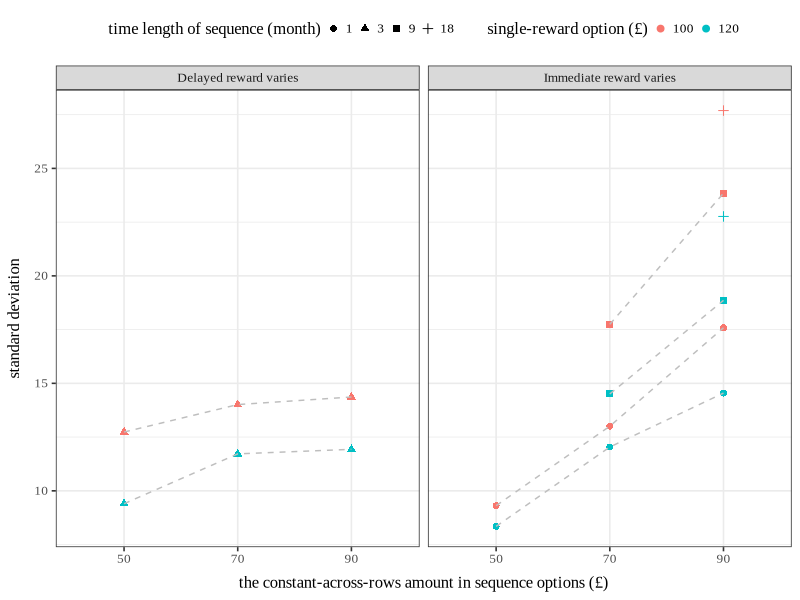
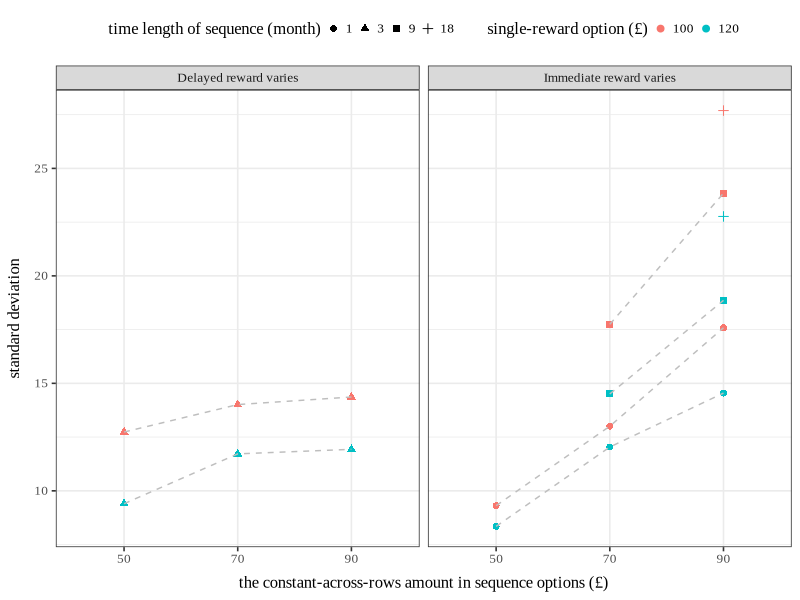

R code for these plots, in order:

library(readxl)
library(tidyverse)
library(stringr)
library(lme4)
#library(optimx)


options(digits = 3)

# ----------------------------------
#         Useful Functions
# ----------------------------------

coef_confint <- function(model, coef_name = NULL, conf_level = 0.95){
  
  critical <- qnorm((1 + conf_level) / 2)
  
  if(is.null(coef_name)){
    coef_est <- summary(model)[,"Estimate"]
    se <- summary(model)$coef[, "Std. Error"]
    p_value <- summary(model)$coef[, "Pr(>|z|)"]
  }else{
    coef_est <- summary(model)$coef[coef_name,"Estimate"]
    se <- summary(model)$coef[coef_name, "Std. Error"]
    p_value <- summary(model)$coef[coef_name, "Pr(>|z|)"]
  }

  conf_int <- data.frame(coef = coef_est,
                         bse = se,
                         p_value = p_value) %>%
              mutate(lower_bound = coef - critical*bse,
                     upper_bound = coef + critical*bse
                     )
  
  print(paste0('Confidence level:',conf_level))
  return(conf_int)
}

ara_solver <- function(x_risk,x_safe){
  
  a <- seq(0.001,0.2,by=0.001)
  u_risk <- 1-exp(-a*x_risk)
  u_safe <- 1-exp(-a*x_safe)
  diff <- abs(0.5*u_risk - u_safe)
  
  a[which.min(diff)]
}

# ----------------------------------
#         Load Data
# ----------------------------------
# choice data(N=160)
# Each choice is between option A and option B(labelled by 1 and 2) 
df_raw <- read_excel("experiment.1.data.xlsx",sheet = 1)[-1,]

df_raw$duration <- as.numeric(df_raw$`Duration (in seconds)`)
df_raw$prolific_id <- df_raw$PROLIFIC_PID

# Loop and Merge design for intertemporal choices 
lm_design <- read_excel("experiment.1.data.xlsx",sheet = 2)

# design for risky choices
risky_design <- read_excel("experiment.1.data.xlsx",sheet = 3)

# Filter data by attention check
# People should choose option B in Q7, and option A in Q8, and spend >3min 
cols <- colnames(df_raw)[29:249]
cols_attention_check_1 <- cols[grep("Q7", cols)]
cols_attention_check_2 <- cols[grep("Q8", cols)]

df_filtered <- df_raw %>% 
          select(c('prolific_id','duration',cols)) %>%
          mutate_at(vars(cols),as.numeric)%>%
          filter(if_all(cols_attention_check_1, ~ . == 2)) %>% 
          filter(if_all(cols_attention_check_2, ~ . == 1)) %>%
          filter(duration >180) %>%
          select(-c(cols_attention_check_1,cols_attention_check_2))

# 157 of the 160 participants pass attention check 
nrow(df_filtered)


# ----------------------------------
#   Characterize Utility Function
# ----------------------------------

# Gather data to make each choice occupy a row
df_choice <- df_filtered %>% 
  mutate(pid = factor(1:nrow(df_filtered))) %>%
  gather(key = 'question', value = 'choice', -c(pid, prolific_id,duration))


# Split choice data into intertemporal choices and risky choices
# risky choices: Q10, Q11, Q12
risky_cols <- cols[grep("Q10|Q11|Q12", cols)]

df_risky_choice <- df_choice %>%
  filter(question %in% risky_cols) %>%
  mutate(row_id = str_extract(question, "(?<=_)(\\d+)$"),
         q_id = str_extract(question, "(?<=Q)\\d+")) %>%
  mutate_at(vars(c(q_id,row_id)),as.numeric) %>% 
  group_by(prolific_id,pid,q_id,choice) %>%
  summarise(row_id = ifelse(unique(choice) == 1,max(row_id),min(row_id)))%>%
  left_join(risky_design) %>%
  group_by(prolific_id,pid,risk_amount) %>%
  summarise(safe_amount = mean(safe_amount))

ra_est <- df_risky_choice %>% 
  mutate(implied_rra = log(0.5,base = safe_amount/risk_amount),
         implied_ara = mapply(ara_solver,risk_amount/10,safe_amount/10))

# RRA yields smaller variance than ARA
ra_est %>% group_by(risk_amount) %>%
  summarise(rra_mean = mean(implied_rra),
            rra_sd = sd(implied_rra),
            ara_mean = mean(implied_ara)*10,
            ara_sd = sd(implied_ara)*10
            )

# mean rra: 0.749
crra <- mean(ra_est$implied_rra)


# ----------------------------------
#      Descriptive Analysis
# ----------------------------------

# intertemporal choices: Q5 (Immed_Rw_Vary), Q6 (Delayed_Rw_Vary)
df_time_choice <- df_choice %>%
  filter(!question %in% risky_cols) %>%
  mutate(q_id = str_extract(question, "\\d+(?=_)"),
         cond_id = str_extract(question, "(?<=Q)\\d+"),
         row_id = str_extract(question, "(?<=_)(\\d+)$")) %>%
  mutate_at(vars(c(q_id,cond_id,row_id)),as.numeric) %>%
  mutate(choice = choice -1,
         cond = ifelse(cond_id==5,'Delayed_Rw_Vary','Immed_Rw_Vary'))%>%
  left_join(lm_design, by = c('cond','q_id')) %>%
  mutate(b_vary_rw = row_id,
         b_fixed_rw = b_fixed_rw *0.1,
         a_rw = a_rw *0.1) %>%
  select(-c(q_id,cond_id,row_id,question))


# plot the variance of choice for each question
df_time_equiv <- df_time_choice %>%
  group_by(prolific_id,pid,cond,a_rw,b_fixed_rw,b_delay,choice) %>%
  summarise(b_vary_rw = ifelse(unique(choice) == 0,max(b_vary_rw),min(b_vary_rw)))%>%
  group_by(prolific_id,pid,cond,a_rw,b_fixed_rw,b_delay) %>%
  summarise(b_vary_rw = mean(b_vary_rw))


sum_time_equiv <- df_time_equiv %>% 
  mutate(a_rw = a_rw*10,
         b_fixed_rw = b_fixed_rw*10,
         b_vary_rw = b_vary_rw*10) %>%
  group_by(cond,a_rw,b_fixed_rw,b_delay) %>%
  summarise(mean_vary_rw = mean(b_vary_rw),
            std_vary_rw = sd(b_vary_rw))

ggplot(data=sum_time_equiv,
       aes(x=factor(b_fixed_rw),
           y=std_vary_rw))+
  geom_point(aes(shape= factor(b_delay),
                 color= factor(a_rw)),
             size = 2)+
  geom_line(aes(group = interaction(b_delay, a_rw)),
            linetype = 'dashed', color = 'grey') +
  facet_wrap(~cond,
             labeller = as_labeller(
               c('Immed_Rw_Vary' = 'Immediate reward varies',
                 'Delayed_Rw_Vary' = 'Delayed reward varies')))+
  labs(x = 'the constant-across-rows amount in sequence options (£)',
       y = 'standard deviation') +
  scale_shape_discrete(name = "time length of sequence (month)") +
  scale_color_discrete(name = "single-reward option (£)") +
  theme_bw(12)+
  theme(
    legend.position = 'top',
    #legend.box = "vertical",
    #legend.spacing.y = unit(-0.2, "cm"),
    legend.key.width = unit(0, "cm"),
    axis.title.x = element_text(margin = margin(t = 8)),
    axis.title.y = element_text(margin = margin(r = 8)),
    text = element_text(family = "Times New Roman")
  )

ggsave('./figures/fig_switch_sd.png',device = 'png',width = 18, height = 9, units = 'cm')



# construct datasets for regression
df_time_immed <- df_time_choice[df_time_choice$cond == 'Immed_Rw_Vary',]
df_time_delayed <- df_time_choice[df_time_choice$cond == 'Delayed_Rw_Vary',]

# ----------------------------------
#       Baseline Model
# ----------------------------------
# Logitstic Regression:Immed_Rw_Vary

formula1 <- as.formula("choice ~ a_rw + b_vary_rw*factor(b_fixed_rw) + 
                b_vary_rw*factor(b_delay) + factor(pid)")

logit1 <- glm(formula1, 
            data = df_time_immed, 
            family = binomial(link='logit'))

coef_name1 <- names(logit1$coefficients)[-grep('pid',names(logit1$coefficients))]

fe_logit1 <- coef_confint(logit1,coef_name = coef_name1)

df_time_immed$pred_logit <- predict(logit1,type='response')

# Logitstic Regression:Delayed_Rw_Vary

formula2 <- as.formula("choice ~ a_rw + b_vary_rw*factor(b_fixed_rw) + factor(pid)")

logit2 <- glm(formula2, 
              data = df_time_delayed, 
              family = binomial(link='logit'))

coef_name2 <- names(logit2$coefficients)[-grep('pid',names(logit2$coefficients))]

fe_logit2 <- coef_confint(logit2,coef_name = coef_name2)

df_time_delayed$pred_logit <- predict(logit2,type='response')


# # Generalized Linear Mixed Model (GLMM): use the Laplace approx. method to
# # to obtain likelihood function, the result is similar to regression with
# # dummy variables (but slightly different).
# 
# # Immed_Rw_Vary
# 
# mod1 <- glmer(choice ~ a_rw + b_vary_rw*factor(b_fixed_rw) +
#                 b_vary_rw*factor(b_delay) + (1|pid),
#               data = df_time_immed,
#               family = binomial(link='logit'),
#               control = glmerControl(optimizer = "bobyqa",calc.derivs = TRUE))
# 
# # Gradient information
# mod1@optinfo$derivs
# 
# # Coefficients
# summary(mod1)
# confint(mod1, method = "Wald")
# 
# 
# # Delayed_Rw_Vary
# 
# mod2 <- glmer(choice ~ a_rw + b_vary_rw*factor(b_fixed_rw) + (1|pid),
#               data = df_time_delayed,
#               family = binomial(link='logit'),
#               control = glmerControl(optimizer = "bobyqa",calc.derivs = TRUE))
# 
# # Gradient information
# mod2@optinfo$derivs
# 
# # Coefficients
# summary(mod2)
# confint(mod2, method = "Wald")

print('Baseline model fitted')

# ----------------------------------
#          Utility Model
# ----------------------------------

# Immed_Rw_Vary

df_time_immed$u_a_rw <- (df_time_immed$a_rw*10)^crra/10
df_time_immed$u_b_vary_rw <- (df_time_immed$b_vary_rw*10)^crra/10

formula_u1 <- as.formula("choice ~ u_a_rw + u_b_vary_rw*factor(b_fixed_rw) + 
                u_b_vary_rw*factor(b_delay)+ factor(pid)")

logit_u1 <- glm(formula_u1, 
                data = df_time_immed, 
                family = binomial(link='logit'))

coef_name_u1 <- names(logit_u1$coefficients)[-grep('pid',names(logit_u1$coefficients))]

fe_logit_u1 <- coef_confint(logit_u1,coef_name = coef_name_u1)

df_time_immed$pred_logit_u <- predict(logit_u1,type='response')

# Delayed_Rw_Vary

df_time_delayed$u_a_rw <- (df_time_delayed$a_rw*10)^crra/10
df_time_delayed$u_b_vary_rw <- (df_time_delayed$b_vary_rw*10)^crra/10

formula_u2 <- as.formula("choice ~ u_a_rw + u_b_vary_rw*factor(b_fixed_rw) + 
                + factor(pid)")

logit_u2 <- glm(formula_u2, 
              data = df_time_delayed, 
              family = binomial(link='logit'))

coef_name_u2 <- names(logit_u2$coefficients)[-grep('pid',names(logit_u2$coefficients))]

fe_logit_u2 <- coef_confint(logit_u2,coef_name = coef_name_u2)

df_time_delayed$pred_logit_u <- predict(logit_u2,type='response')

print('Utility model fitted')


# ------------------------------------------
#     Utility + Option A as Treatment
# ------------------------------------------
# Logitstic Regression:Immed_Rw_Vary

formula_a1 <- as.formula("choice ~ u_b_vary_rw*factor(a_rw) + 
                u_b_vary_rw*factor(b_fixed_rw) + 
                u_b_vary_rw*factor(b_delay) + factor(pid)")

logit_a1 <- glm(formula_a1, 
                data = df_time_immed, 
                family = binomial(link='logit'))

coef_name_a1 <- names(logit_a1$coefficients)[-grep('pid',names(logit_a1$coefficients))]

fe_logit_a1 <- coef_confint(logit_a1,coef_name = coef_name_a1)

df_time_immed$pred_logit_a <- predict(logit_a1,type='response')

# Logitstic Regression:Delayed_Rw_Vary

formula_a2 <- as.formula("choice ~ u_b_vary_rw*factor(a_rw) + 
                       u_b_vary_rw*factor(b_fixed_rw) + factor(pid)")

logit_a2 <- glm(formula_a2, 
                data = df_time_delayed, 
                family = binomial(link='logit'))

coef_name_a2 <- names(logit_a2$coefficients)[-grep('pid',names(logit_a2$coefficients))]

fe_logit_a2 <- coef_confint(logit_a2,coef_name = coef_name_a2)

df_time_delayed$pred_logit_a <- predict(logit_a2,type='response')

print('Utility model with option A treatment fitted')

# ------------------------------------------
#         Utility + Censored Data
# ------------------------------------------
# Immed_Rw_Vary
q_filter1 <- df_time_immed %>% 
  group_by(a_rw,b_fixed_rw,b_delay,b_vary_rw) %>%
  summarise(mean_choice = mean(choice)) %>%
  filter(mean_choice >0 & mean_choice <1)

df_censor_immed <- df_time_immed %>% inner_join(q_filter1)

logit_c1 <- glm(formula_a1, 
                data = df_censor_immed,
                family = binomial(link='logit'))

summary(logit_c1)$coef

fe_logit_c1 <- coef_confint(logit_c1,coef_name = coef_name_a1)

df_time_immed$pred_logit_c <- predict(logit_c1,type='response',newdata=df_time_immed)

# Delayed_Rw_Vary
q_filter2 <- df_time_delayed %>% 
  group_by(a_rw,b_fixed_rw,b_vary_rw) %>%
  summarise(mean_choice = mean(choice)) %>%
  filter(mean_choice >0 & mean_choice <1)

df_censor_delayed <- df_time_delayed %>% inner_join(q_filter2)

logit_c2 <- glm(formula_a2, 
                data = df_censor_delayed,
                family = binomial(link='logit'))

fe_logit_c2 <- coef_confint(logit_c2,coef_name = coef_name_a2)

df_time_delayed$pred_logit_c <- predict(logit_c2,type='response',newdata=df_time_delayed)

print('Utility model with censored data fitted')


# ------------------------------------------
#             Save Results
# ------------------------------------------

write.csv(rbind(df_time_immed,df_time_delayed),file='intertemporal_choice_obs.csv')

